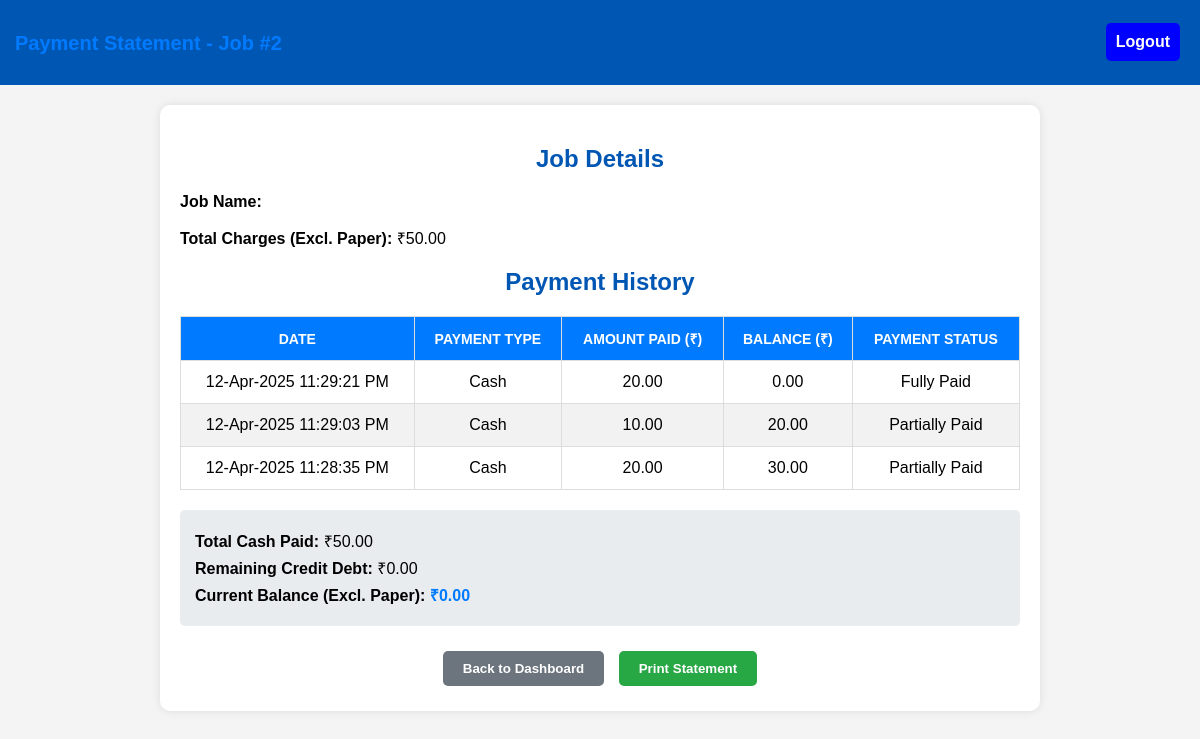
Screenshot of /dashboards/payment_statement.php?job_id=2 with the database file from the repository.
### tables this page shows
CREATE TABLE `job_sheets` (
  `id` int NOT NULL,
  `customer_name` varchar(255) NOT NULL,
  `phone_number` varchar(15) NOT NULL,
  `job_name` varchar(255) NOT NULL,
  `paper_subcategory` int DEFAULT NULL,
  `type` varchar(255) DEFAULT NULL,
  `quantity` int DEFAULT NULL,
  `striking` varchar(50) DEFAULT NULL,
  `machine` varchar(50) DEFAULT NULL,
  `ryobi_type` varchar(50) DEFAULT NULL,
  `web_type` varchar(50) DEFAULT NULL,
  `web_size` int DEFAULT NULL,
  `ctp_plate` varchar(50) DEFAULT NULL,
  `ctp_quantity` int DEFAULT NULL,
  `plating_charges` decimal(10,2) DEFAULT NULL,
  `paper_charges` decimal(10,2) DEFAULT NULL,
  `printing_charges` decimal(10,2) DEFAULT NULL,
  `lamination_charges` decimal(10,2) DEFAULT NULL,
  `pinning_charges` decimal(10,2) DEFAULT NULL,
  `binding_charges` decimal(10,2) DEFAULT NULL,
  `finishing_charges` decimal(10,2) DEFAULT NULL,
  `other_charges` decimal(10,2) DEFAULT NULL,
  `discount` decimal(10,2) DEFAULT NULL,
  `total_charges` decimal(10,2) DEFAULT NULL,
  `status` enum('Draft','Approved','Finalized') NOT NULL DEFAULT 'Draft',
  `ctp` tinyint(1) DEFAULT '0',
  `multicolour` tinyint(1) DEFAULT '0',
  `description` text,
  `file_path` varchar(500) DEFAULT NULL,
  `completed` tinyint(1) DEFAULT '0',
  `payment_status` enum('incomplete','partially_paid','completed','partially_paid_credit') NOT NULL DEFAULT 'incomplete',
  `cash_amount` decimal(10,2) DEFAULT '0.00',
  `credit_amount` decimal(10,2) DEFAULT '0.00',
  `partial_amount` decimal(10,2) DEFAULT '0.00',
  `completed_ctp` tinyint(1) DEFAULT '0',
  `completed_multicolour` tinyint(1) DEFAULT '0',
  `completed_delivery` tinyint(1) DEFAULT '0',
  `digital` tinyint(1) DEFAULT '0',
  `completed_digital` tinyint(1) DEFAULT '0',
  `created_at` timestamp NULL DEFAULT CURRENT_TIMESTAMP
);

CREATE TABLE `payment_records` (
  `id` int NOT NULL,
  `job_sheet_id` int NOT NULL,
  `job_sheet_name` varchar(255) NOT NULL,
  `date` datetime NOT NULL,
  `cash` decimal(10,2) DEFAULT '0.00',
  `credit` decimal(10,2) DEFAULT '0.00',
  `balance` decimal(10,2) DEFAULT '0.00',
  `payment_type` varchar(20) DEFAULT NULL,
  `payment_status` enum('partially_paid','completed','uncredit','incomplete') NOT NULL DEFAULT 'incomplete'
);

### dashboards/payment_statement.php (the view, shortened to what this page needs)
<?php
include '../database/db_connect.php';
$job_id = (int)$_GET['job_id'];
$sql = "SELECT job_name, total_charges, plating_charges, paper_charges, printing_charges, lamination_charges, pinning_charges, binding_charges, finishing_charges, other_charges, discount
        FROM job_sheets
        WHERE id = ? AND completed_delivery = 1";
$stmt = $conn->prepare($sql);
$stmt->bind_param("i", $job_id);
$stmt->execute();
$result = $stmt->get_result();
$job = $result->fetch_assoc();
$total_charges = $job['plating_charges'] + $job['paper_charges'] + $job['lamination_charges'] +
                $job['pinning_charges'] + $job['binding_charges'] + $job['finishing_charges'] +
                $job['other_charges'] - $job['discount'];
$sql = "SELECT date, cash, credit, balance, payment_status, payment_type
        FROM payment_records
        WHERE job_sheet_id = ?
        ORDER BY date DESC";
$stmt = $conn->prepare($sql);
$stmt->bind_param("i", $job_id);
$stmt->execute();
$result = $stmt->get_result();
$payments = $result->fetch_all(MYSQLI_ASSOC);
$total_cash_paid = 0;
$total_credit_logged = 0;
$running_balance = $total_charges;
$adjusted_payments = [];
$chronological_payments = array_reverse($payments);
foreach ($chronological_payments as $index => $payment) {
    if ($payment['payment_type'] === 'credit') {
        $total_credit_logged += $payment['credit'];
        $running_balance = $total_charges - $total_cash_paid;
    } else {
        $total_cash_paid += $payment['cash'];
        $running_balance = $total_charges - $total_cash_paid;
    }
    $adjusted_payments[$index] = $payment;
    $adjusted_payments[$index]['balance'] = $running_balance;
}
$adjusted_payments = array_reverse($adjusted_payments);
$current_balance = $total_charges - $total_cash_paid;
$effective_credit = $total_credit_logged - $total_cash_paid;
if ($effective_credit < 0) $effective_credit = 0;
?>
<!DOCTYPE html>
<html lang="en">
<head>
    <link rel="stylesheet" href="../css/style.css">
</head>
<body>
    <div class="navbar">
        <h2 class="brand">Payment Statement - Job #<?= $job_id ?></h2>
        <div class="nav-buttons">
            <button onclick="location.href='../auth/logout.php'">Logout</button>
        </div>
    </div>
    <div class="container">
        <h2>Job Details</h2>
        <p><strong>Job Name:</strong> <?= htmlspecialchars($job['job_name']) ?></p>
        <p><strong>Total Charges (Excl. Paper):</strong> ₹<?= number_format($total_charges, 2) ?></p>
        <h2>Payment History</h2>
        <?php if (!empty($adjusted_payments)): ?>
            <table>
                <thead>
                    <tr>
                        <th>Date</th>
                        <th>Payment Type</th>
                        <th>Amount Paid (₹)</th>
                        <th>Balance (₹)</th>
                        <th>Payment Status</th>
                    </tr>
                </thead>
                <tbody>
                    <?php foreach ($adjusted_payments as $payment): ?>
                        <tr>
                            <td><?= date('d-M-Y h:i:s A', strtotime($payment['date'])) ?></td>
                            <td><?= ucfirst($payment['payment_type']) ?></td>
                            <td>
                                <?php
                                if ($payment['payment_type'] === 'credit') {
                                    echo number_format($payment['credit'], 2);
                                } else {
                                    echo number_format($payment['cash'], 2);
                                }
                                ?>
                            </td>
                            <td><?= number_format($payment['balance'], 2) ?></td>
                            <td>
                                <?php
                                if ($payment['payment_status'] === 'completed') {
                                    echo 'Fully Paid';
                                } elseif ($payment['payment_type'] === 'credit') {
                                    echo 'Partially Paid';
                                } else {
                                    echo 'Partially Paid';
                                }
                                ?>
                            </td>
                        </tr>
                    <?php endforeach; ?>
                </tbody>
            </table>
            <div class="summary">
                <p><strong>Total Cash Paid:</strong> ₹<?= number_format($total_cash_paid, 2) ?></p>
                <p><strong>Remaining Credit Debt:</strong> ₹<?= number_format($effective_credit, 2) ?></p>
                <p><strong>Current Balance (Excl. Paper):</strong> <span class="highlight">₹<?= number_format($current_balance, 2) ?></span></p>
            </div>
        <?php else: ?>
            <p>No payment records found for this job.</p>
        <?php endif; ?>
        <div style="text-align: center; margin-top: 20px;">
            <button class="back-btn" onclick="location.href='accounts_dashboard.php'">Back to Dashboard</button>
            <button class="print-btn" onclick="printStatement()">Print Statement</button>
        </div>
    </div>
</body>
</html>

### css/style.css (style rules this page uses)
body { font-family: Arial, sans-serif; margin: 0; padding: 0; background-color: #f4f4f4; text-align: center; }
.navbar { background-color: #0056b3; padding: 15px; display: flex; justify-content: space-between; align-items: center; color: white; }
.navbar .brand { font-size: 20px; font-weight: bold; }
.nav-buttons button { background-color: blue; color: white; padding: 10px; margin: 5px; border: none; cursor: pointer; font-size: 16px; border-radius: 5px; }
.container { background: white; width: 50%; margin: 30px auto; padding: 20px; border-radius: 12px; box-shadow: 0 4px 10px rgba(0, 0, 0, 0.1); text-align: left; }
.container h2 { text-align: center; color: #0056b3; margin-bottom: 20px; }
.container { margin-bottom: 20px; }

### dashboards/payment_statement.php (style rules this page uses)
.container { width: 70%; margin: 20px auto; padding: 20px; background-color: white; border-radius: 10px; box-shadow: 0px 0px 10px rgba(0, 0, 0, 0.1); }
table { width: 100%; border-collapse: collapse; margin-top: 20px; }
th, td { border: 1px solid #ddd; padding: 12px; text-align: center; }
th { background-color: #007bff; color: white; text-transform: uppercase; font-size: 14px; }
tr:nth-child(even) { background-color: #f2f2f2; }
button { padding: 10px 20px; border: none; border-radius: 5px; cursor: pointer; font-weight: bold; margin: 5px; transition: background-color 0.3s; }
.back-btn { background-color: #6c757d; color: white; }
.print-btn { background-color: #28a745; color: white; }
h2 { color: #007bff; margin-bottom: 15px; }
.summary { margin-top: 20px; padding: 15px; background-color: #e9ecef; border-radius: 5px; }
.summary p { margin: 5px 0; font-size: 16px; }
.summary .highlight { font-weight: bold; color: #007bff; }

### rows the page displays
job_sheets: paper_charges "50.00", plating_charges "0.00"
payment_records: date "12-Apr-2025 11:29:21 PM", payment_type "Cash", cash "20.00", balance "0.00", payment_status "Fully Paid"
payment_records: date "12-Apr-2025 11:29:03 PM", payment_type "Cash", cash "10.00", balance "20.00", payment_status "Partially Paid"
payment_records: date "12-Apr-2025 11:28:35 PM", payment_type "Cash", cash "20.00", balance "30.00", payment_status "Partially Paid"

### other values shown
$job_id "2"
$total_cash_paid "50.00"
$effective_credit "0.00"
